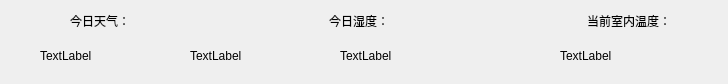
<?xml version="1.0" encoding="UTF-8"?>
<ui version="4.0">
 <class>WeatherWidget</class>
 <widget class="QWidget" name="WeatherWidget">
  <property name="geometry">
   <rect>
    <x>0</x>
    <y>0</y>
    <width>728</width>
    <height>84</height>
   </rect>
  </property>
  <property name="windowTitle">
   <string>Form</string>
  </property>
  <widget class="QLabel" name="tWeatherDetail">
   <property name="geometry">
    <rect>
     <x>190</x>
     <y>40</y>
     <width>131</width>
     <height>31</height>
    </rect>
   </property>
   <property name="text">
    <string>TextLabel</string>
   </property>
  </widget>
  <widget class="QLabel" name="tHumidityDetail">
   <property name="geometry">
    <rect>
     <x>340</x>
     <y>40</y>
     <width>181</width>
     <height>31</height>
    </rect>
   </property>
   <property name="text">
    <string>TextLabel</string>
   </property>
  </widget>
  <widget class="QLabel" name="rWeatherDetail">
   <property name="geometry">
    <rect>
     <x>560</x>
     <y>40</y>
     <width>161</width>
     <height>31</height>
    </rect>
   </property>
   <property name="text">
    <string>TextLabel</string>
   </property>
  </widget>
  <widget class="QLabel" name="tTemperature">
   <property name="geometry">
    <rect>
     <x>40</x>
     <y>40</y>
     <width>141</width>
     <height>31</height>
    </rect>
   </property>
   <property name="text">
    <string>TextLabel</string>
   </property>
  </widget>
  <widget class="QWidget" name="">
   <property name="geometry">
    <rect>
     <x>70</x>
     <y>10</y>
     <width>601</width>
     <height>21</height>
    </rect>
   </property>
   <layout class="QHBoxLayout" name="horizontalLayout">
    <item>
     <widget class="QLabel" name="tWeather">
      <property name="text">
       <string>今日天气：</string>
      </property>
     </widget>
    </item>
    <item>
     <spacer name="horizontalSpacer">
      <property name="orientation">
       <enum>Qt::Horizontal</enum>
      </property>
      <property name="sizeHint" stdset="0">
       <size>
        <width>40</width>
        <height>20</height>
       </size>
      </property>
     </spacer>
    </item>
    <item>
     <widget class="QLabel" name="tHumidity">
      <property name="text">
       <string>今日湿度：</string>
      </property>
     </widget>
    </item>
    <item>
     <spacer name="horizontalSpacer_2">
      <property name="orientation">
       <enum>Qt::Horizontal</enum>
      </property>
      <property name="sizeHint" stdset="0">
       <size>
        <width>40</width>
        <height>20</height>
       </size>
      </property>
     </spacer>
    </item>
    <item>
     <widget class="QLabel" name="rWeather">
      <property name="text">
       <string>当前室内温度：</string>
      </property>
     </widget>
    </item>
   </layout>
  </widget>
 </widget>
 <resources/>
 <connections/>
</ui>
